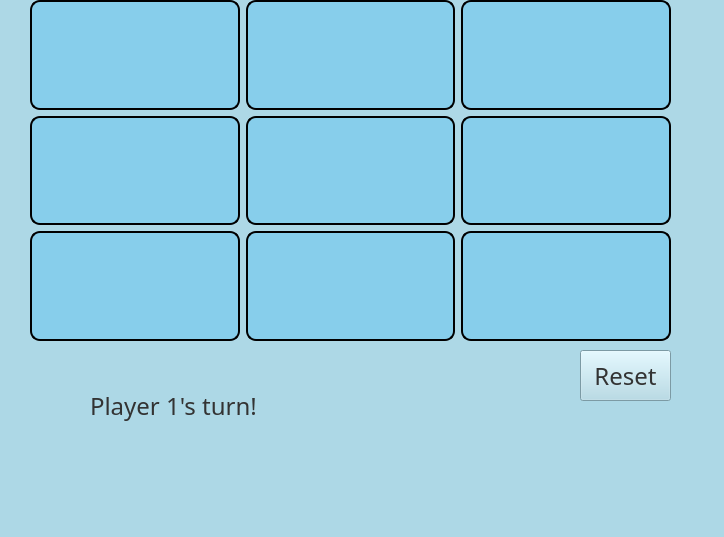
<?xml version="1.0" encoding="UTF-8"?>
<ui version="4.0">
 <class>MainWindow</class>
 <widget class="QMainWindow" name="MainWindow">
  <property name="geometry">
   <rect>
    <x>0</x>
    <y>0</y>
    <width>724</width>
    <height>537</height>
   </rect>
  </property>
  <property name="sizePolicy">
   <sizepolicy hsizetype="Expanding" vsizetype="Expanding">
    <horstretch>0</horstretch>
    <verstretch>0</verstretch>
   </sizepolicy>
  </property>
  <property name="windowTitle">
   <string>MainWindow</string>
  </property>
  <property name="styleSheet">
   <string notr="true">background-color: lightblue;</string>
  </property>
  <widget class="QWidget" name="centralwidget">
   <widget class="QWidget" name="gridLayoutWidget">
    <property name="geometry">
     <rect>
      <x>30</x>
      <y>0</y>
      <width>641</width>
      <height>341</height>
     </rect>
    </property>
    <layout class="QGridLayout" name="gridLayout">
     <property name="bottomMargin">
      <number>0</number>
     </property>
     <item row="2" column="2">
      <widget class="QPushButton" name="pushButton11">
       <property name="sizePolicy">
        <sizepolicy hsizetype="Expanding" vsizetype="Expanding">
         <horstretch>0</horstretch>
         <verstretch>0</verstretch>
        </sizepolicy>
       </property>
       <property name="baseSize">
        <size>
         <width>100</width>
         <height>100</height>
        </size>
       </property>
       <property name="styleSheet">
        <string notr="true">QPushButton {
    font-size: 20px;
    background-color: #87CEEB;
    border: 2px solid #000000;
    border-radius: 10px;
}
QPushButton:pressed {
    background-color: #4682B4;
}
</string>
       </property>
       <property name="text">
        <string/>
       </property>
       <property name="iconSize">
        <size>
         <width>100</width>
         <height>100</height>
        </size>
       </property>
      </widget>
     </item>
     <item row="0" column="4">
      <widget class="QPushButton" name="pushButton02">
       <property name="sizePolicy">
        <sizepolicy hsizetype="Expanding" vsizetype="Expanding">
         <horstretch>0</horstretch>
         <verstretch>0</verstretch>
        </sizepolicy>
       </property>
       <property name="baseSize">
        <size>
         <width>100</width>
         <height>100</height>
        </size>
       </property>
       <property name="styleSheet">
        <string notr="true">QPushButton {
    font-size: 20px;
    background-color: #87CEEB;
    border: 2px solid #000000;
    border-radius: 10px;
}
QPushButton:pressed {
    background-color: #4682B4;
}
</string>
       </property>
       <property name="text">
        <string/>
       </property>
       <property name="iconSize">
        <size>
         <width>100</width>
         <height>100</height>
        </size>
       </property>
      </widget>
     </item>
     <item row="2" column="4">
      <widget class="QPushButton" name="pushButton12">
       <property name="sizePolicy">
        <sizepolicy hsizetype="Expanding" vsizetype="Expanding">
         <horstretch>0</horstretch>
         <verstretch>0</verstretch>
        </sizepolicy>
       </property>
       <property name="baseSize">
        <size>
         <width>100</width>
         <height>100</height>
        </size>
       </property>
       <property name="styleSheet">
        <string notr="true">QPushButton {
    font-size: 20px;
    background-color: #87CEEB;
    border: 2px solid #000000;
    border-radius: 10px;
}
QPushButton:pressed {
    background-color: #4682B4;
}
</string>
       </property>
       <property name="text">
        <string/>
       </property>
       <property name="iconSize">
        <size>
         <width>100</width>
         <height>100</height>
        </size>
       </property>
      </widget>
     </item>
     <item row="0" column="0">
      <widget class="QPushButton" name="pushButton00">
       <property name="sizePolicy">
        <sizepolicy hsizetype="Expanding" vsizetype="Expanding">
         <horstretch>0</horstretch>
         <verstretch>0</verstretch>
        </sizepolicy>
       </property>
       <property name="minimumSize">
        <size>
         <width>100</width>
         <height>100</height>
        </size>
       </property>
       <property name="baseSize">
        <size>
         <width>100</width>
         <height>100</height>
        </size>
       </property>
       <property name="styleSheet">
        <string notr="true">QPushButton {
    font-size: 20px;
    background-color: #87CEEB;
    border: 2px solid #000000;
    border-radius: 10px;
}
QPushButton:pressed {
    background-color: #4682B4;
}
</string>
       </property>
       <property name="text">
        <string/>
       </property>
       <property name="iconSize">
        <size>
         <width>100</width>
         <height>100</height>
        </size>
       </property>
      </widget>
     </item>
     <item row="0" column="2">
      <widget class="QPushButton" name="pushButton01">
       <property name="sizePolicy">
        <sizepolicy hsizetype="Expanding" vsizetype="Expanding">
         <horstretch>0</horstretch>
         <verstretch>0</verstretch>
        </sizepolicy>
       </property>
       <property name="baseSize">
        <size>
         <width>100</width>
         <height>100</height>
        </size>
       </property>
       <property name="styleSheet">
        <string notr="true">QPushButton {
    font-size: 20px;
    background-color: #87CEEB;
    border: 2px solid #000000;
    border-radius: 10px;
}
QPushButton:pressed {
    background-color: #4682B4;
}
</string>
       </property>
       <property name="text">
        <string/>
       </property>
       <property name="iconSize">
        <size>
         <width>100</width>
         <height>100</height>
        </size>
       </property>
      </widget>
     </item>
     <item row="2" column="0">
      <widget class="QPushButton" name="pushButton10">
       <property name="sizePolicy">
        <sizepolicy hsizetype="Expanding" vsizetype="Expanding">
         <horstretch>0</horstretch>
         <verstretch>0</verstretch>
        </sizepolicy>
       </property>
       <property name="baseSize">
        <size>
         <width>100</width>
         <height>100</height>
        </size>
       </property>
       <property name="styleSheet">
        <string notr="true">QPushButton {
    font-size: 20px;
    background-color: #87CEEB;
    border: 2px solid #000000;
    border-radius: 10px;
}
QPushButton:pressed {
    background-color: #4682B4;
}
</string>
       </property>
       <property name="text">
        <string/>
       </property>
       <property name="iconSize">
        <size>
         <width>100</width>
         <height>100</height>
        </size>
       </property>
      </widget>
     </item>
     <item row="5" column="0">
      <widget class="QPushButton" name="pushButton20">
       <property name="sizePolicy">
        <sizepolicy hsizetype="Expanding" vsizetype="Expanding">
         <horstretch>0</horstretch>
         <verstretch>0</verstretch>
        </sizepolicy>
       </property>
       <property name="baseSize">
        <size>
         <width>100</width>
         <height>100</height>
        </size>
       </property>
       <property name="styleSheet">
        <string notr="true">QPushButton {
    font-size: 20px;
    background-color: #87CEEB;
    border: 2px solid #000000;
    border-radius: 10px;
}
QPushButton:pressed {
    background-color: #4682B4;
}
</string>
       </property>
       <property name="text">
        <string/>
       </property>
       <property name="iconSize">
        <size>
         <width>100</width>
         <height>100</height>
        </size>
       </property>
      </widget>
     </item>
     <item row="5" column="4">
      <widget class="QPushButton" name="pushButton22">
       <property name="sizePolicy">
        <sizepolicy hsizetype="Expanding" vsizetype="Expanding">
         <horstretch>0</horstretch>
         <verstretch>0</verstretch>
        </sizepolicy>
       </property>
       <property name="baseSize">
        <size>
         <width>100</width>
         <height>100</height>
        </size>
       </property>
       <property name="styleSheet">
        <string notr="true">QPushButton {
    font-size: 20px;
    background-color: #87CEEB;
    border: 2px solid #000000;
    border-radius: 10px;
}
QPushButton:pressed {
    background-color: #4682B4;
}
</string>
       </property>
       <property name="text">
        <string/>
       </property>
       <property name="iconSize">
        <size>
         <width>100</width>
         <height>100</height>
        </size>
       </property>
      </widget>
     </item>
     <item row="5" column="2">
      <widget class="QPushButton" name="pushButton21">
       <property name="sizePolicy">
        <sizepolicy hsizetype="Expanding" vsizetype="Expanding">
         <horstretch>0</horstretch>
         <verstretch>0</verstretch>
        </sizepolicy>
       </property>
       <property name="baseSize">
        <size>
         <width>100</width>
         <height>100</height>
        </size>
       </property>
       <property name="styleSheet">
        <string notr="true">QPushButton {
    font-size: 20px;
    background-color: #87CEEB;
    border: 2px solid #000000;
    border-radius: 10px;
}
QPushButton:pressed {
    background-color: #4682B4;
}
</string>
       </property>
       <property name="text">
        <string/>
       </property>
       <property name="iconSize">
        <size>
         <width>100</width>
         <height>100</height>
        </size>
       </property>
      </widget>
     </item>
    </layout>
   </widget>
   <widget class="QLabel" name="playerInfo">
    <property name="geometry">
     <rect>
      <x>90</x>
      <y>380</y>
      <width>281</width>
      <height>51</height>
     </rect>
    </property>
    <property name="font">
     <font>
      <family>MS Reference Sans Serif</family>
      <pointsize>-1</pointsize>
     </font>
    </property>
    <property name="styleSheet">
     <string notr="true">QLabel {
    font-size: 24px;
    color: #333333;
}
</string>
    </property>
    <property name="text">
     <string>Player 1's turn!</string>
    </property>
   </widget>
   <widget class="QPushButton" name="resetButton">
    <property name="geometry">
     <rect>
      <x>580</x>
      <y>350</y>
      <width>91</width>
      <height>51</height>
     </rect>
    </property>
    <property name="font">
     <font>
      <family>MS Reference Sans Serif</family>
      <pointsize>-1</pointsize>
     </font>
    </property>
    <property name="styleSheet">
     <string notr="true">QPushButton {
    font-size: 24px;
    color: #333333;
}
</string>
    </property>
    <property name="text">
     <string>Reset</string>
    </property>
   </widget>
  </widget>
  <widget class="QMenuBar" name="menubar">
   <property name="geometry">
    <rect>
     <x>0</x>
     <y>0</y>
     <width>724</width>
     <height>21</height>
    </rect>
   </property>
  </widget>
  <widget class="QStatusBar" name="statusbar"/>
 </widget>
 <resources/>
 <connections/>
</ui>
